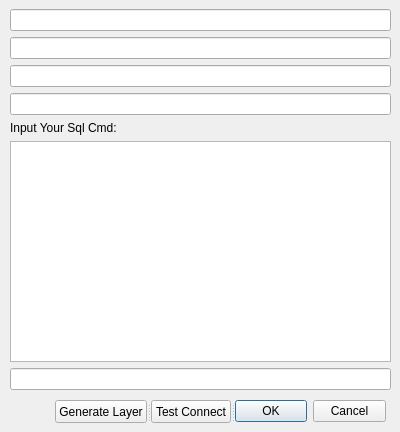
<?xml version="1.0" encoding="UTF-8"?>
<ui version="4.0">
 <class>NearestFeatureDialogBase</class>
 <widget class="QDialog" name="NearestFeatureDialogBase">
  <property name="geometry">
   <rect>
    <x>0</x>
    <y>0</y>
    <width>400</width>
    <height>432</height>
   </rect>
  </property>
  <property name="windowTitle">
   <string>Nearest Feature</string>
  </property>
  <widget class="QWidget" name="verticalLayoutWidget">
   <property name="geometry">
    <rect>
     <x>10</x>
     <y>9</y>
     <width>381</width>
     <height>381</height>
    </rect>
   </property>
   <layout class="QVBoxLayout" name="verticalLayout">
    <item>
     <widget class="QLineEdit" name="lineEditIp"/>
    </item>
    <item>
     <widget class="QLineEdit" name="lineEditDbName"/>
    </item>
    <item>
     <widget class="QLineEdit" name="lineEditUser"/>
    </item>
    <item>
     <widget class="QLineEdit" name="lineEditPassword"/>
    </item>
    <item>
     <widget class="QLabel" name="labelSqlCmd">
      <property name="text">
       <string>Input Your Sql Cmd:</string>
      </property>
     </widget>
    </item>
    <item>
     <widget class="QTextEdit" name="textEditSqlCmd"/>
    </item>
    <item>
     <widget class="QLineEdit" name="lineEditLayerName"/>
    </item>
   </layout>
  </widget>
  <widget class="QSplitter" name="splitter">
   <property name="geometry">
    <rect>
     <x>55</x>
     <y>400</y>
     <width>331</width>
     <height>23</height>
    </rect>
   </property>
   <property name="orientation">
    <enum>Qt::Horizontal</enum>
   </property>
   <widget class="QPushButton" name="pushButtonGenerateLayer">
    <property name="text">
     <string>Generate Layer</string>
    </property>
   </widget>
   <widget class="QPushButton" name="pushButtonTestConnect">
    <property name="text">
     <string>Test Connect</string>
    </property>
   </widget>
   <widget class="QDialogButtonBox" name="button_box">
    <property name="orientation">
     <enum>Qt::Horizontal</enum>
    </property>
    <property name="standardButtons">
     <set>QDialogButtonBox::Cancel|QDialogButtonBox::Ok</set>
    </property>
   </widget>
  </widget>
 </widget>
 <resources/>
 <connections>
  <connection>
   <sender>button_box</sender>
   <signal>accepted()</signal>
   <receiver>NearestFeatureDialogBase</receiver>
   <slot>accept()</slot>
   <hints>
    <hint type="sourcelabel">
     <x>20</x>
     <y>20</y>
    </hint>
    <hint type="destinationlabel">
     <x>20</x>
     <y>20</y>
    </hint>
   </hints>
  </connection>
  <connection>
   <sender>button_box</sender>
   <signal>rejected()</signal>
   <receiver>NearestFeatureDialogBase</receiver>
   <slot>reject()</slot>
   <hints>
    <hint type="sourcelabel">
     <x>20</x>
     <y>20</y>
    </hint>
    <hint type="destinationlabel">
     <x>20</x>
     <y>20</y>
    </hint>
   </hints>
  </connection>
 </connections>
</ui>
